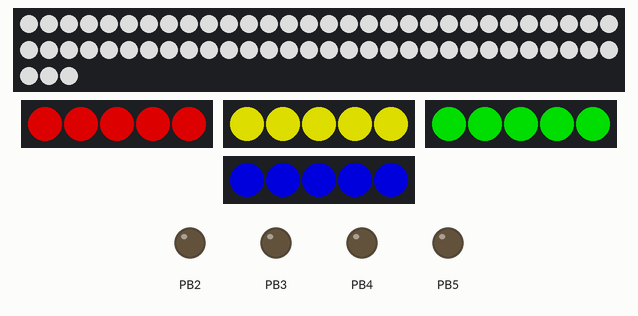
Recording of a sketch running on a simulated ATtiny85, built with avr-gcc and run on an emulated ATtiny85. On the bench: 63 RGB LEDs in strip order, left to right, continuing on the next row, 4 × 5 RGB LEDs in strip order, left to right, output pins drawn as LEDs (lit = HIGH). Dim RGB values are drawn brighter than linear; random numbers use the default seed unless the sketch sets one; the audio player accepts every command and is not drawn; what the sketch prints to the serial monitor is not drawn.

Above: at 0.6 s.
At 46.6 s:
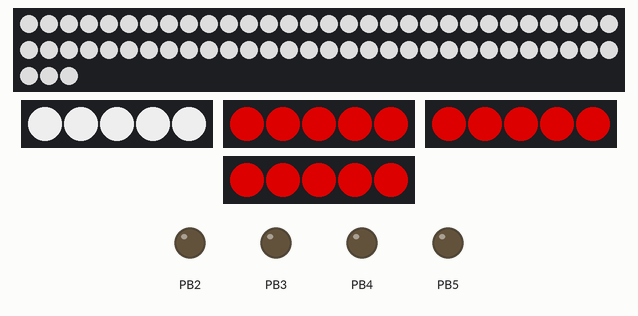
At 55.2 s:
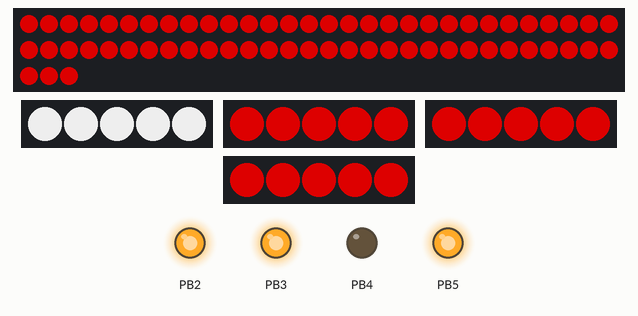
At 56.9 s:
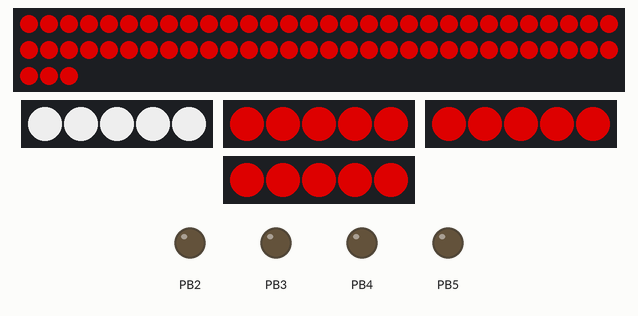
At 113.0 s:
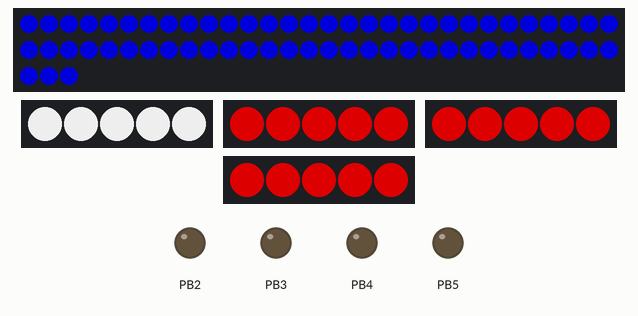
At 126.2 s:
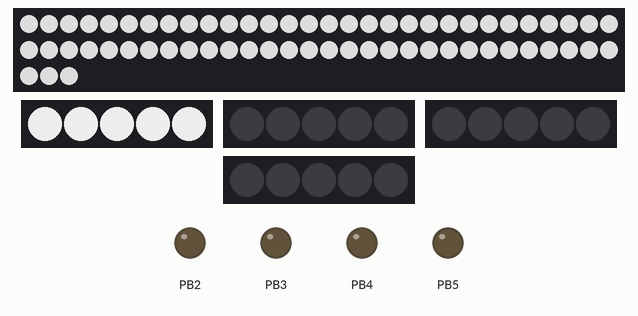
Timing chart, 0 to 127.7 s (numbered marks = the images above):
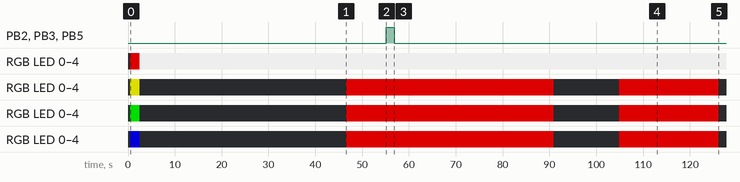

The sketch:

main.ino
```cpp
#include <Adafruit_NeoPixel.h>
#include "SoftwareSerial.h"
#include "DFRobotDFPlayerMini.h"
#ifdef __AVR__
 #include <avr/power.h> // Required for 16 MHz Adafruit Trinket
#endif

SoftwareSerial mySerial(11, 12); // RX, TX 핀 설정
DFRobotDFPlayerMini myDFPlayer;
Adafruit_NeoPixel pixels1(63, 6, NEO_GRB + NEO_KHZ800);
Adafruit_NeoPixel pixels2(5, 7, NEO_GRB + NEO_KHZ800);
Adafruit_NeoPixel pixels3(5, 8, NEO_GRB + NEO_KHZ800);
Adafruit_NeoPixel pixels4(5, 9, NEO_GRB + NEO_KHZ800);
Adafruit_NeoPixel pixels5(5, 10, NEO_GRB + NEO_KHZ800);

int p1_b1 = 0;
int p1_b2 = 0;
int p1_b3 = 0;
int p1_b4 = 0;
int p2_b1 = 0;
int p2_b2 = 0;
int p2_b3 = 0;
int p2_b4 = 0;
int p3_b1 = 0;
int p3_b2 = 0;
int p3_b3 = 0;
int p3_b4 = 0;
int all_butten = 0;
int p1_click = 0;
int p2_click = 0;
int p3_click = 0;
int p1_color = 0;
int p2_color = 0;
int p3_color = 0;
int temp = 0;

void setup() {
  Serial.begin(9600); // 디버깅용 시리얼 통신
  mySerial.begin(9600); // DFPlayer Mini 통신
  randomSeed(analogRead(0));

  if (!myDFPlayer.begin(mySerial)) {
    Serial.println("DFPlayer Mini 초기화 실패!");
    while (true);
  }
  Serial.println("DFPlayer Mini 초기화 성공!");

  myDFPlayer.setTimeOut(500); // 통신 시간 초과 설정 (500ms)
  myDFPlayer.volume(30); // 볼륨 설정 (0~30)
  myDFPlayer.EQ(DFPLAYER_EQ_NORMAL); // EQ 설정
  myDFPlayer.outputDevice(DFPLAYER_DEVICE_SD); // SD 카드 설정

#if defined(__AVR_ATtiny85__) && (F_CPU == 16000000)
  clock_prescale_set(clock_div_1);
#endif
  pixels1.begin(); // INITIALIZE NeoPixel strip object (REQUIRED)
  pixels2.begin(); // INITIALIZE NeoPixel strip object (REQUIRED)
  pixels3.begin(); // INITIALIZE NeoPixel strip object (REQUIRED)
  pixels4.begin(); // INITIALIZE NeoPixel strip object (REQUIRED)
  pixels5.begin(); // INITIALIZE NeoPixel strip object (REQUIRED)
  for(int i=0; i<63; i++) {
    pixels1.setPixelColor(i, pixels1.Color(150, 150, 150));
  }
  for(int i=0; i<5; i++) {
    pixels2.setPixelColor(i, pixels2.Color(150, 0, 0));//빨
  }
  for(int i=0; i<5; i++) { // For each pixel...
    pixels3.setPixelColor(i, pixels3.Color(150, 150, 0));//노
  }
  for(int i=0; i<5; i++) { // For each pixel...
    pixels4.setPixelColor(i, pixels4.Color(0, 150, 0));//초
  }
  for(int i=0; i<5; i++) { // For each pixel...
    pixels5.setPixelColor(i, pixels5.Color(0, 0, 150));//파
  }
  pixels1.show();
  pixels2.show();
  pixels3.show();
  pixels4.show();
  pixels5.show();

  for(int i=26; i<38; i++) {
    pinMode(i,INPUT_PULLUP);
  }
  for(int i=2; i<6; i++) {
    pinMode(i,OUTPUT);
  }
  delay(2000);
  for(int i=0; i<5; i++) { // For each pixel...
    pixels2.setPixelColor(i, pixels2.Color(200, 200, 200));//파
  }
  pixels3.clear();
  pixels4.clear();
  pixels5.clear();
  pixels2.show();
  pixels3.show();
  pixels4.show();
  pixels5.show();
  myDFPlayer.play(1); //29초
  delay(30000);
}

void loop() {
  myDFPlayer.play(2); //14초
  delay(14000);
  while(all_butten < 3){
    p1_b1 = digitalRead(26);
    p1_b2 = digitalRead(27);
    p1_b3 = digitalRead(28);
    p1_b4 = digitalRead(29);
    p2_b1 = digitalRead(30);
    p2_b2 = digitalRead(31);
    p2_b3 = digitalRead(32);
    p2_b4 = digitalRead(33);
    p3_b1 = digitalRead(34);
    p3_b2 = digitalRead(35);
    p3_b3 = digitalRead(36);
    p3_b4 = digitalRead(37);
    if(p1_click == 0){
      if(p1_b1 == 0){
        p1_color = 1;
        for(int i=0; i<5; i++) {
          pixels3.setPixelColor(i, pixels3.Color(150, 0, 0));//빨
        }
        pixels3.show();
        p1_click = 1;
        all_butten++;
      }
      else if(p1_b2 == 0){
        p1_color = 2;
        for(int i=0; i<5; i++) {
          pixels3.setPixelColor(i, pixels3.Color(150, 150, 0));//노
        }
        pixels3.show();
        p1_click = 1;
        all_butten++;
      }
      else if(p1_b3 == 0){
        p1_color = 3;
        for(int i=0; i<5; i++) {
          pixels3.setPixelColor(i, pixels3.Color(0, 150, 0));//초
        }
        pixels3.show();
        p1_click = 1;
        all_butten++;
      }
      else if(p1_b4 == 0){
        p1_color = 4;
        for(int i=0; i<5; i++) {
          pixels3.setPixelColor(i, pixels3.Color(0, 0, 150));//초
        }
        pixels3.show();
        p1_click = 1;
        all_butten++;
      }
    }//플레이어 1

    if(p2_click == 0){
      if(p2_b1 == 0){
        p2_color = 1;
        for(int i=0; i<5; i++) {
          pixels4.setPixelColor(i, pixels4.Color(150, 0, 0));//빨
        }
        pixels4.show();
        p2_click = 1;
        all_butten++;
      }
      else if(p2_b2 == 0){
        p2_color = 2;
        for(int i=0; i<5; i++) {
          pixels4.setPixelColor(i, pixels4.Color(150, 150, 0));//노
        }
        pixels4.show();
        p2_click = 1;
        all_butten++;
      }
      else if(p2_b3 == 0){
        p2_color = 3;
        for(int i=0; i<5; i++) {
          pixels4.setPixelColor(i, pixels4.Color(0, 150, 0));//초
        }
        pixels4.show();
        p2_click = 1;
        all_butten++;
      }
      else if(p2_b4 == 0){
        p2_color = 4;
        for(int i=0; i<5; i++) {
          pixels4.setPixelColor(i, pixels4.Color(0, 0, 150));//초
        }
        pixels4.show();
        p2_click = 1;
        all_butten++;
      }
    }//플레이어 2

    if(p3_click == 0){
      if(p3_b1 == 0){
        p3_color = 1;
        for(int i=0; i<5; i++) {
          pixels5.setPixelColor(i, pixels5.Color(150, 0, 0));//빨
        }
        pixels5.show();
        p3_click = 1;
        all_butten++;
      }
      else if(p3_b2 == 0){
        p3_color = 2;
        for(int i=0; i<5; i++) {
          pixels5.setPixelColor(i, pixels5.Color(150, 150, 0));//노
        }
        pixels5.show();
        p3_click = 1;
        all_butten++;
      }
      else if(p3_b3 == 0){
        p3_color = 3;
        for(int i=0; i<5; i++) {
          pixels5.setPixelColor(i, pixels5.Color(0, 150, 0));//초
        }
        pixels5.show();
        p3_click = 1;
        all_butten++;
      }
      else if(p3_b4 == 0){
        p3_color = 4;
        for(int i=0; i<5; i++) {
          pixels5.setPixelColor(i, pixels5.Color(0, 0, 150));//초
        }
        pixels5.show();
        p3_click = 1;
        all_butten++;
      }
    }//플레이어 3
    Serial.print("all_butten = ");
    Serial.println(all_butten);
    Serial.print("p1 = ");
    Serial.println(p1_color);
    Serial.print("p2 = ");
    Serial.println(p2_color);
    Serial.print("p3 = ");
    Serial.println(p3_color);
  }
  myDFPlayer.play(3);//8초
  delay(8000);
  temp = random(1,5);
  Serial.print("random = ");
  Serial.println(temp);
  if(temp == 1){
    for(int i=0; i<63; i++) {
      pixels1.setPixelColor(i, pixels1.Color(150, 0, 0));//빨
    }
    pixels1.show();
  }
  else if(temp == 2){
    for(int i=0; i<63; i++) {
      pixels1.setPixelColor(i, pixels1.Color(150, 150, 0));//노
    }
    pixels1.show();
  }
  else if(temp == 3){
    for(int i=0; i<63; i++) {
      pixels1.setPixelColor(i, pixels1.Color(0, 150, 0));//초
    }
    pixels1.show();
  }
  else if(temp == 4){
    for(int i=0; i<63; i++) {
      pixels1.setPixelColor(i, pixels1.Color(0, 0, 150));//파
    }
    pixels1.show();
  }
  delay(500);
  if(temp == p1_color){
    digitalWrite(3,HIGH);
  }
  if(temp == p2_color){
    digitalWrite(2,HIGH);
  }
  if(temp == p3_color){
    digitalWrite(5,HIGH);
  }
  delay(1700);
  digitalWrite(3,LOW);
  digitalWrite(2,LOW);
  digitalWrite(5,LOW);
  if(temp == p1_color || temp == p2_color || temp == p3_color ){
    myDFPlayer.play(4);//8초
    delay(14000);
    delay(20000);
  }
  else{
    myDFPlayer.play(5);//8초
    delay(11000);
  }
  all_butten = 0;
  p1_click = 0;
  p2_click = 0;
  p3_click = 0;
  p1_color = 0;
  p2_color = 0;
  p3_color = 0;
  temp = 0;
  for(int i=0; i<63; i++) {
    pixels1.setPixelColor(i, pixels1.Color(150, 150, 150));
  }
  pixels3.clear();
  pixels4.clear();
  pixels5.clear();
  pixels1.show();
  pixels2.show();
  pixels3.show();
  pixels4.show();
  pixels5.show();
}
```

Measured:
- by itself, PB2, PB3, PB5: LOW → HIGH at 55.1 s, → LOW 1.7 s later
- by itself, RGB LED 0–4: off → RGB(0, 150, 0) at 0.53 s, → off 2.0 s later, → RGB(150, 0, 0) 44.1 s later, → off 44.3 s later, … (6 changes in this stretch)
- by itself, RGB LED 0–4: off → RGB(0, 0, 150) at 0.53 s, → off 2.0 s later, → RGB(150, 0, 0) 44.1 s later, → off 44.3 s later, … (6 changes in this stretch)
- what the display in image 2 shows lasts 36.3 s, from 54.6 s to 90.9 s
- what the display in image 4 shows lasts 13.3 s, from 112.9 s to 126.2 s
